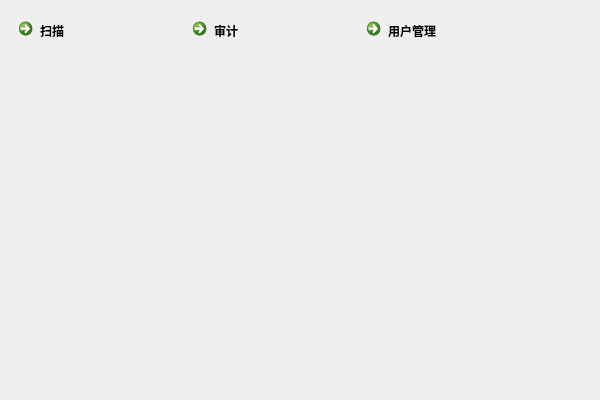
<?xml version="1.0" encoding="UTF-8"?>
<ui version="4.0">
 <class>MainDialog</class>
 <widget class="QDialog" name="MainDialog">
  <property name="geometry">
   <rect>
    <x>0</x>
    <y>0</y>
    <width>600</width>
    <height>400</height>
   </rect>
  </property>
  <property name="windowTitle">
   <string>Dialog</string>
  </property>
  <layout class="QGridLayout" name="gridLayout">
   <item row="1" column="3">
    <widget class="QCommandLinkButton" name="accessButton">
     <property name="text">
      <string>用户管理</string>
     </property>
     <property name="checkable">
      <bool>true</bool>
     </property>
    </widget>
   </item>
   <item row="2" column="1" colspan="4">
    <widget class="QScrollArea" name="scrollArea">
     <property name="frameShape">
      <enum>QFrame::NoFrame</enum>
     </property>
     <property name="widgetResizable">
      <bool>true</bool>
     </property>
     <widget class="QWidget" name="scrollAreaWidgetContents">
      <property name="geometry">
       <rect>
        <x>0</x>
        <y>0</y>
        <width>582</width>
        <height>340</height>
       </rect>
      </property>
     </widget>
    </widget>
   </item>
   <item row="1" column="2">
    <widget class="QCommandLinkButton" name="auditButton">
     <property name="text">
      <string>审计</string>
     </property>
     <property name="checkable">
      <bool>true</bool>
     </property>
    </widget>
   </item>
   <item row="1" column="4">
    <spacer name="horizontalSpacer">
     <property name="orientation">
      <enum>Qt::Horizontal</enum>
     </property>
     <property name="sizeHint" stdset="0">
      <size>
       <width>40</width>
       <height>20</height>
      </size>
     </property>
    </spacer>
   </item>
   <item row="1" column="1">
    <widget class="QCommandLinkButton" name="scanButton">
     <property name="text">
      <string>扫描</string>
     </property>
     <property name="checkable">
      <bool>true</bool>
     </property>
    </widget>
   </item>
  </layout>
 </widget>
 <resources/>
 <connections/>
</ui>
